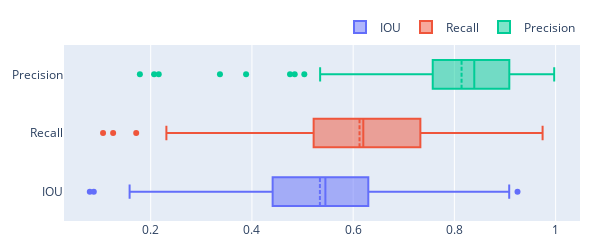

This figure's notebook cell:
### Code cell
true_path = r'datasets\USA\TXTest\Flood\*\*\*.png'
flood_paths = glob(true_path)
flood_paths = sample(flood_paths, 500)

txnational = calcualte_metric(flood_paths)
print('test samples:' + str(len(txnational)))
print(txnational.mean())
plot_box(txnational)

### Figure 1 — Plotly figure (JSON) as saved in the notebook; plotly's stock layout.template omitted (floating-point values rounded to 4 significant figures; data arrays with more than 128 entries replaced by an {"elided": "..."} marker saying what was removed)
{"data": [{"boxmean": true, "name": "IOU", "type": "box", "x": {"elided": "233 float values"}}, {"boxmean": true, "name": "Recall", "type": "box", "x": {"elided": "233 float values"}}, {"boxmean": true, "name": "Precision", "type": "box", "x": {"elided": "233 float values"}}], "layout": {"height": 250, "legend": {"orientation": "h", "x": 1, "xanchor": "right", "y": 1.02, "yanchor": "bottom"}, "margin": {"b": 20, "l": 20, "r": 20, "t": 20}, "width": 600}}
